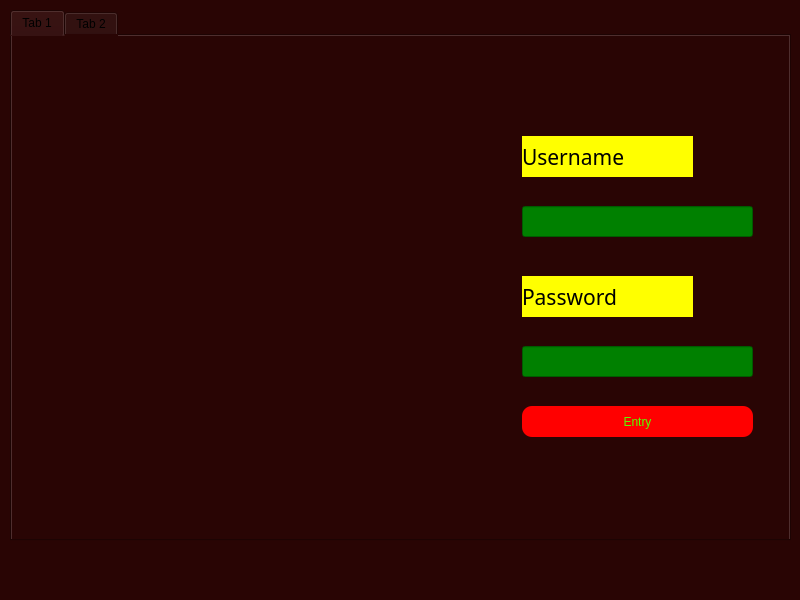
<?xml version="1.0" encoding="UTF-8"?>
<ui version="4.0">
 <class>MainWindow</class>
 <widget class="QMainWindow" name="MainWindow">
  <property name="geometry">
   <rect>
    <x>0</x>
    <y>0</y>
    <width>800</width>
    <height>600</height>
   </rect>
  </property>
  <property name="windowTitle">
   <string>MainWindow</string>
  </property>
  <property name="styleSheet">
   <string notr="true">background-color: rgb(41, 5, 4);</string>
  </property>
  <widget class="QWidget" name="centralwidget">
   <widget class="QTabWidget" name="tabWidget">
    <property name="geometry">
     <rect>
      <x>10</x>
      <y>10</y>
      <width>781</width>
      <height>531</height>
     </rect>
    </property>
    <property name="currentIndex">
     <number>0</number>
    </property>
    <widget class="QWidget" name="tab">
     <attribute name="title">
      <string>Tab 1</string>
     </attribute>
     <widget class="QLabel" name="label">
      <property name="geometry">
       <rect>
        <x>10</x>
        <y>70</y>
        <width>341</width>
        <height>341</height>
       </rect>
      </property>
      <property name="text">
       <string/>
      </property>
      <property name="pixmap">
       <pixmap>D:/pyqt5-bps/Admin-Secretarial-and-PA-Diploma-Level-3.jpg</pixmap>
      </property>
      <property name="scaledContents">
       <bool>true</bool>
      </property>
     </widget>
     <widget class="QLabel" name="label_2">
      <property name="geometry">
       <rect>
        <x>510</x>
        <y>100</y>
        <width>171</width>
        <height>41</height>
       </rect>
      </property>
      <property name="font">
       <font>
        <family>MV Boli</family>
        <pointsize>16</pointsize>
       </font>
      </property>
      <property name="styleSheet">
       <string notr="true">background-color: rgb(255, 255, 0);
color: rgb(0, 0, 0);</string>
      </property>
      <property name="text">
       <string>Username</string>
      </property>
     </widget>
     <widget class="QLineEdit" name="lineEdit">
      <property name="geometry">
       <rect>
        <x>510</x>
        <y>170</y>
        <width>231</width>
        <height>31</height>
       </rect>
      </property>
      <property name="font">
       <font>
        <pointsize>10</pointsize>
       </font>
      </property>
      <property name="styleSheet">
       <string notr="true">background-color:green;
color: rgb(0, 0, 0);</string>
      </property>
     </widget>
     <widget class="QLabel" name="label_3">
      <property name="geometry">
       <rect>
        <x>510</x>
        <y>240</y>
        <width>171</width>
        <height>41</height>
       </rect>
      </property>
      <property name="font">
       <font>
        <family>MV Boli</family>
        <pointsize>16</pointsize>
       </font>
      </property>
      <property name="styleSheet">
       <string notr="true">background-color: rgb(255, 255, 0);
color: rgb(0, 0, 0);</string>
      </property>
      <property name="text">
       <string>Password</string>
      </property>
     </widget>
     <widget class="QLineEdit" name="lineEdit_2">
      <property name="geometry">
       <rect>
        <x>510</x>
        <y>310</y>
        <width>231</width>
        <height>31</height>
       </rect>
      </property>
      <property name="font">
       <font>
        <pointsize>10</pointsize>
       </font>
      </property>
      <property name="styleSheet">
       <string notr="true">background-color:green;
color: rgb(0, 0, 0);</string>
      </property>
     </widget>
     <widget class="QPushButton" name="LOGINBUTTON">
      <property name="geometry">
       <rect>
        <x>510</x>
        <y>370</y>
        <width>231</width>
        <height>31</height>
       </rect>
      </property>
      <property name="styleSheet">
       <string notr="true">color: rgb(85, 255, 0);
background-color: rgb(255, 0, 0);
border-radius:10;</string>
      </property>
      <property name="text">
       <string>Entry</string>
      </property>
     </widget>
    </widget>
    <widget class="QWidget" name="tab_2">
     <attribute name="title">
      <string>Tab 2</string>
     </attribute>
     <widget class="QLabel" name="label_4">
      <property name="geometry">
       <rect>
        <x>20</x>
        <y>70</y>
        <width>341</width>
        <height>341</height>
       </rect>
      </property>
      <property name="text">
       <string/>
      </property>
      <property name="pixmap">
       <pixmap>D:/pyqt5-bps/customerexperiencepuzzle.jpg</pixmap>
      </property>
      <property name="scaledContents">
       <bool>true</bool>
      </property>
     </widget>
     <widget class="QLabel" name="USERNAME">
      <property name="geometry">
       <rect>
        <x>510</x>
        <y>100</y>
        <width>171</width>
        <height>41</height>
       </rect>
      </property>
      <property name="font">
       <font>
        <family>MV Boli</family>
        <pointsize>16</pointsize>
       </font>
      </property>
      <property name="styleSheet">
       <string notr="true">background-color: rgb(255, 255, 0);
color: rgb(0, 0, 0);
border-radius:1;</string>
      </property>
      <property name="text">
       <string>Username</string>
      </property>
     </widget>
     <widget class="QLineEdit" name="USERNAMEINPUT">
      <property name="geometry">
       <rect>
        <x>510</x>
        <y>170</y>
        <width>231</width>
        <height>31</height>
       </rect>
      </property>
      <property name="font">
       <font>
        <pointsize>10</pointsize>
       </font>
      </property>
      <property name="styleSheet">
       <string notr="true">background-color:green;
color: rgb(0, 0, 0);</string>
      </property>
     </widget>
     <widget class="QLabel" name="PASSWORD">
      <property name="geometry">
       <rect>
        <x>510</x>
        <y>240</y>
        <width>171</width>
        <height>41</height>
       </rect>
      </property>
      <property name="font">
       <font>
        <family>MV Boli</family>
        <pointsize>16</pointsize>
       </font>
      </property>
      <property name="styleSheet">
       <string notr="true">background-color: rgb(255, 255, 0);
color: rgb(0, 0, 0);
border-radius:1;</string>
      </property>
      <property name="text">
       <string>Password</string>
      </property>
     </widget>
     <widget class="QLineEdit" name="PASSWORDINPUT">
      <property name="geometry">
       <rect>
        <x>510</x>
        <y>310</y>
        <width>231</width>
        <height>31</height>
       </rect>
      </property>
      <property name="font">
       <font>
        <pointsize>10</pointsize>
       </font>
      </property>
      <property name="styleSheet">
       <string notr="true">background-color:green;
color: rgb(0, 0, 0);</string>
      </property>
     </widget>
     <widget class="QPushButton" name="LOGINBUTTONCUS">
      <property name="geometry">
       <rect>
        <x>510</x>
        <y>370</y>
        <width>231</width>
        <height>31</height>
       </rect>
      </property>
      <property name="styleSheet">
       <string notr="true">color: rgb(85, 255, 0);
background-color: rgb(255, 0, 0);
border-radius:10;</string>
      </property>
      <property name="text">
       <string>Entry</string>
      </property>
     </widget>
    </widget>
   </widget>
  </widget>
  <widget class="QMenuBar" name="menubar">
   <property name="geometry">
    <rect>
     <x>0</x>
     <y>0</y>
     <width>800</width>
     <height>26</height>
    </rect>
   </property>
  </widget>
  <widget class="QStatusBar" name="statusbar"/>
 </widget>
 <resources/>
 <connections/>
</ui>
